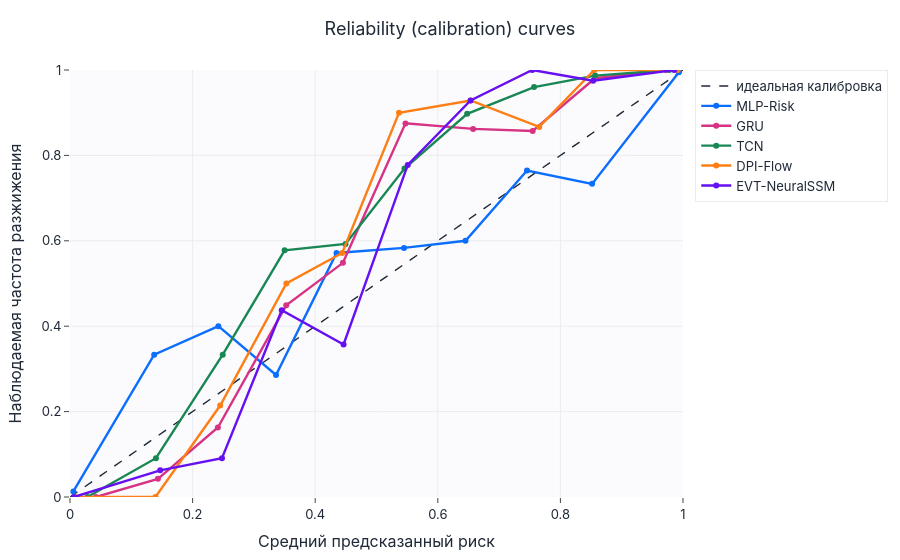

This figure's notebook cell:
### Markdown cell above
## Risk calibration

### Code cell
curves = {}
for disp in sample_tables:
    st = sample_tables[disp]
    if st["liq_label"].nunique() > 1:
        frac_pos, mean_pred = calibration_curve(st["liq_label"], st["risk_prob_pred"], n_bins=10)
        curves[disp] = (mean_pred, frac_pos)
calibration_plot(curves, title="Reliability (calibration) curves",
                 save=SAVE_FIGS, fig_id="3_1_calibration").show()

### Figure 1 — Plotly figure (JSON) as saved in the notebook; plotly's stock layout.template omitted (floating-point values rounded to 4 significant figures)
{"data": [{"line": {"color": "#1f2937", "dash": "dash", "width": 1.4}, "mode": "lines", "name": "идеальная калибровка", "type": "scatter", "x": [0, 1], "y": [0, 1]}, {"line": {"color": "#0b6efd", "width": 2.4}, "mode": "lines+markers", "name": "MLP-Risk", "type": "scatter", "x": [0.005458, 0.1373, 0.2421, 0.3361, 0.4348, 0.5449, 0.6452, 0.7455, 0.8517, 0.9933], "y": [0.01306, 0.3333, 0.4, 0.2857, 0.5714, 0.5833, 0.6, 0.7647, 0.7333, 0.9946]}, {"line": {"color": "#d63384", "width": 2.4}, "mode": "lines+markers", "name": "GRU", "type": "scatter", "x": [0.04244, 0.1434, 0.2412, 0.3527, 0.4452, 0.5473, 0.6576, 0.7548, 0.8565, 0.9724], "y": [0.0, 0.04255, 0.1628, 0.449, 0.5484, 0.875, 0.8621, 0.8571, 0.9808, 1.0]}, {"line": {"color": "#198754", "width": 2.4}, "mode": "lines+markers", "name": "TCN", "type": "scatter", "x": [0.0284, 0.1402, 0.2492, 0.3501, 0.4494, 0.5456, 0.6479, 0.7571, 0.8566, 0.9775], "y": [0.0, 0.09091, 0.3333, 0.5778, 0.5926, 0.7692, 0.8974, 0.96, 0.9868, 1.0]}, {"line": {"color": "#fd7e14", "width": 2.4}, "mode": "lines+markers", "name": "DPI-Flow", "type": "scatter", "x": [0.008261, 0.1394, 0.245, 0.353, 0.444, 0.5367, 0.6535, 0.7655, 0.8554, 0.9913], "y": [0.0, 0.0, 0.2143, 0.5, 0.5714, 0.9, 0.9286, 0.8667, 1.0, 1.0]}, {"line": {"color": "#6610f2", "width": 2.4}, "mode": "lines+markers", "name": "EVT-NeuralSSM", "type": "scatter", "x": [0.006438, 0.1471, 0.2479, 0.3454, 0.4463, 0.551, 0.6534, 0.7541, 0.8534, 0.9856], "y": [0.0, 0.0625, 0.09091, 0.4375, 0.3571, 0.7778, 0.9286, 1.0, 0.975, 1.0]}], "layout": {"title": {"text": "Reliability (calibration) curves"}, "xaxis": {"range": [0, 1], "title": {"text": "Средний предсказанный риск"}}, "yaxis": {"range": [0, 1], "title": {"text": "Наблюдаемая частота разжижения"}}}}
